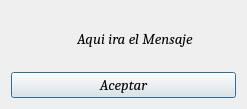
<?xml version="1.0" encoding="UTF-8"?>
<ui version="4.0">
 <class>MensajeEmergente</class>
 <widget class="QDialog" name="MensajeEmergente">
  <property name="geometry">
   <rect>
    <x>0</x>
    <y>0</y>
    <width>247</width>
    <height>109</height>
   </rect>
  </property>
  <property name="font">
   <font>
    <family>Cambria</family>
    <pointsize>11</pointsize>
    <italic>true</italic>
   </font>
  </property>
  <property name="windowTitle">
   <string>Dialog</string>
  </property>
  <layout class="QVBoxLayout" name="verticalLayout">
   <item>
    <layout class="QHBoxLayout" name="horizontalLayout">
     <item>
      <widget class="QLabel" name="LabelImagen">
       <property name="maximumSize">
        <size>
         <width>60</width>
         <height>60</height>
        </size>
       </property>
       <property name="text">
        <string/>
       </property>
       <property name="pixmap">
        <pixmap resource="../Recursos.qrc">:/Imagenes/iconos/candado.png</pixmap>
       </property>
       <property name="scaledContents">
        <bool>true</bool>
       </property>
      </widget>
     </item>
     <item>
      <widget class="QLabel" name="LabelMensaje">
       <property name="text">
        <string>Aqui ira el Mensaje</string>
       </property>
      </widget>
     </item>
    </layout>
   </item>
   <item>
    <widget class="QPushButton" name="pushButton">
     <property name="text">
      <string>Aceptar</string>
     </property>
    </widget>
   </item>
  </layout>
 </widget>
 <resources>
  <include location="../Recursos.qrc"/>
 </resources>
 <connections/>
</ui>
